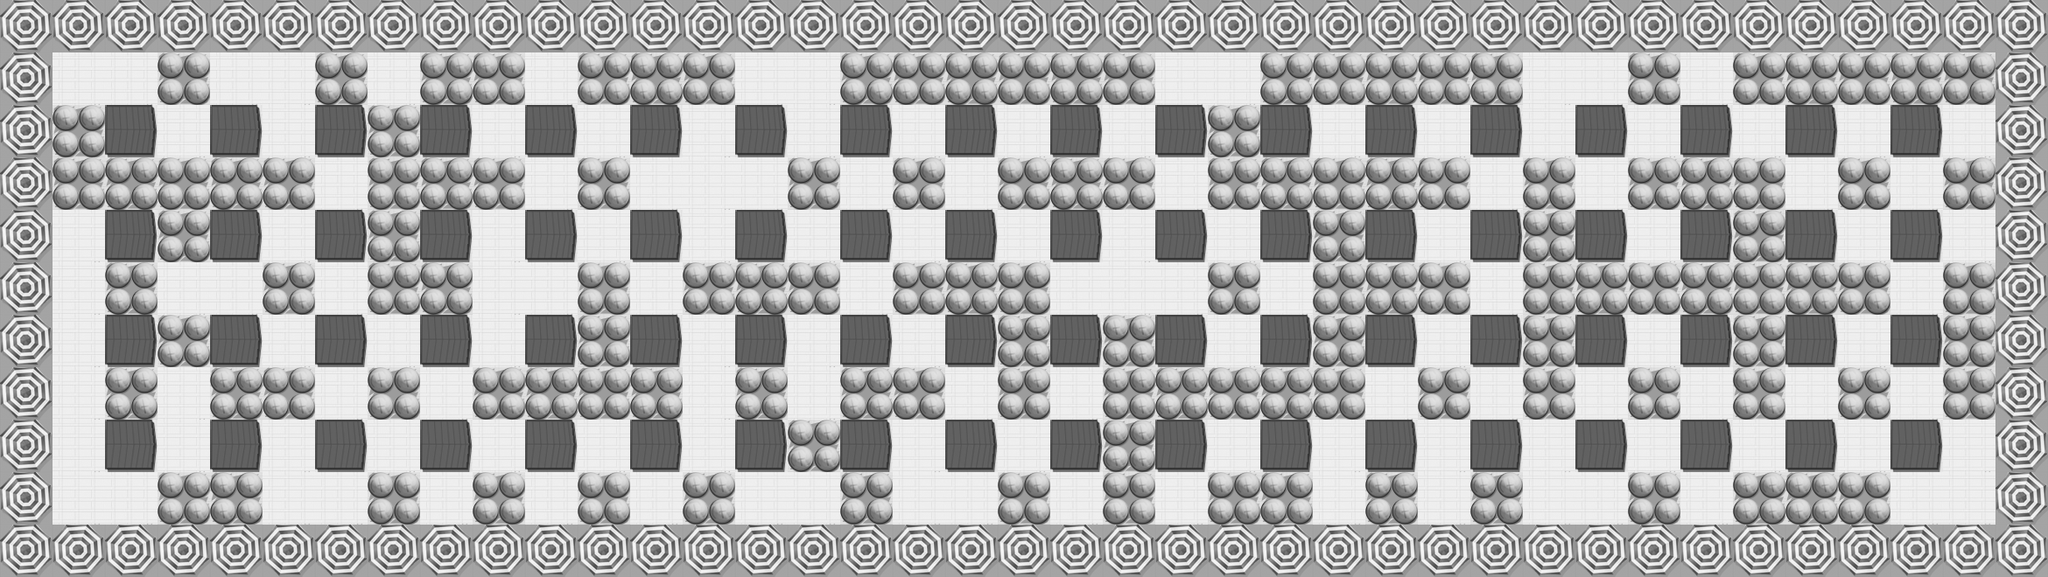

Below is a game level as drawn by its tile map, then a one-line description and the .tmx that defines it (tile-layer data replaced by summaries):
An orthogonal 39x11 tile map with 60x60 px tiles, 4 tile layers (BG, NonDestructive, Foreground, Meta), 5 tilesets and 14 objects (8x enemy, 4x wall, player, fast).

<map version="1.0" orientation="orthogonal" width="39" height="11" tilewidth="60" tileheight="60">
 <tileset firstgid="1" name="color" tilewidth="60" tileheight="60">
  <image source="color.png" width="240" height="60" />
  <tile id="1">
   <properties>
    <property name="Blastable" value="False" />
    <property name="Collidable" value="True" />
   </properties>
  </tile>
  <tile id="2">
   <properties>
    <property name="Blastable" value="True" />
    <property name="Collidable" value="True" />
   </properties>
  </tile>
 </tileset>
 <tileset firstgid="5" name="map1" tilewidth="60" tileheight="60">
  <image source="map1.png" width="420" height="420" />
 </tileset>
 <tileset firstgid="54" name="map2" tilewidth="60" tileheight="60">
  <image source="map2.png" width="420" height="420" />
 </tileset>
 <tileset firstgid="103" name="map3" tilewidth="60" tileheight="60">
  <image source="map3.png" width="420" height="420" />
 </tileset>
 <tileset firstgid="152" name="map4" tilewidth="60" tileheight="60">
  <image source="map4.png" width="420" height="420" />
 </tileset>
 <layer name="BG" width="39" height="11">
  <data>[429 cells, 429 non-empty, 1 distinct tile ids]</data>
 </layer>
 <layer name="NonDestructive" width="39" height="11">
  <data>[429 cells, 168 non-empty, 2 distinct tile ids]</data>
 </layer>
 <layer name="Foreground" width="39" height="11">
  <data>[429 cells, 130 non-empty, 1 distinct tile ids]</data>
 </layer>
 <layer name="Meta" width="39" height="11">
  <data>[429 cells, 298 non-empty, 2 distinct tile ids]</data>
 </layer>
 <objectgroup name="Objects" width="39" height="11">
  <object name="StartPoint" type="player" x="89" y="331" />
  <object name="enemy" x="929" y="393" />
  <object name="wall" x="809" y="208" />
  <object name="enemy" x="329" y="93" />
  <object name="enemy" x="1291" y="332" />
  <object name="enemy" x="569" y="330" />
  <object name="wall" x="2127" y="388" />
  <object name="wall" x="693" y="275" />
  <object name="enemy" x="1774" y="574" />
  <object name="enemy" x="1707" y="450" />
  <object name="enemy" x="809" y="270" />
  <object name="enemy" x="334" y="571" />
  <object name="fast" x="1053" y="569" />
  <object name="wall" x="567" y="148" />
 </objectgroup>
</map>
